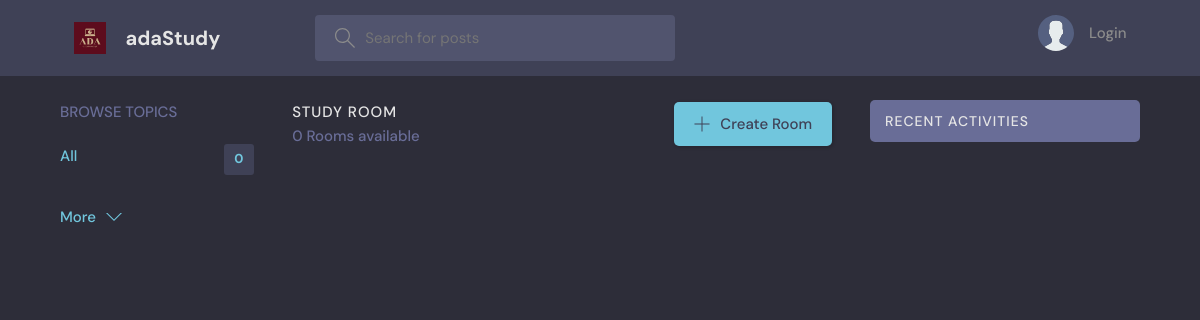
/, run on an earlier commit of the app's database.
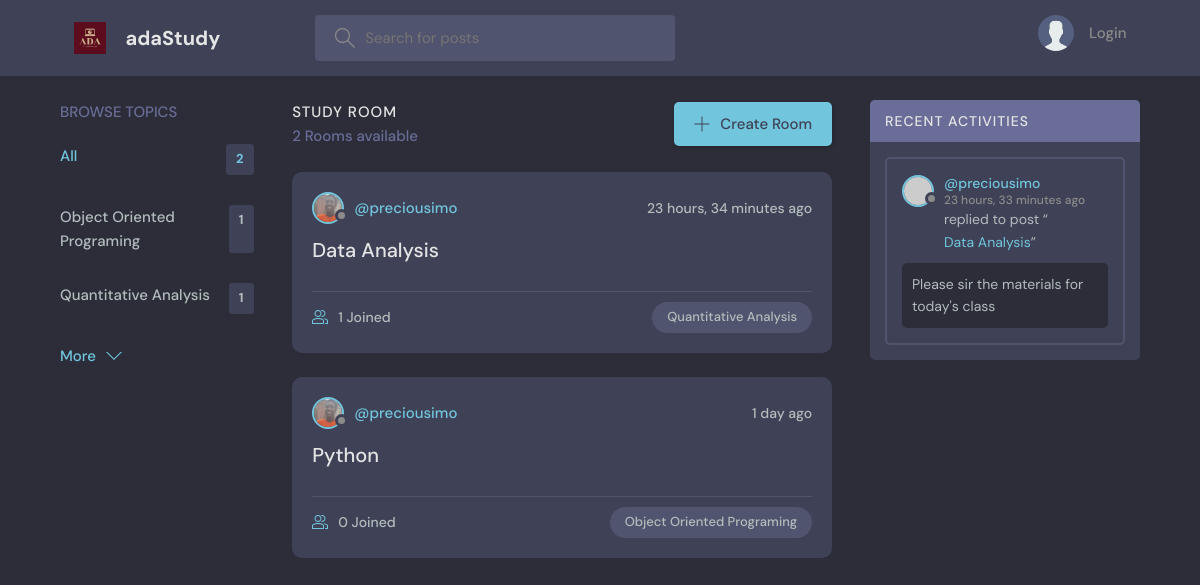
And on a later commit of the database.
### base/models.py (models this page shows, shortened)
class Topic(models.Model):
    name = models.CharField(max_length=200)

class Room(models.Model):
    host = models.ForeignKey(User, on_delete=models.SET_NULL, null=True)
    topic = models.ForeignKey(Topic, on_delete=models.SET_NULL, null=True)
    name = models.CharField(max_length=200)
    description = models.TextField(null=True, blank=True)
    participants = models.ManyToManyField(
        User, related_name='participants', blank=True)
    updated = models.DateTimeField(auto_now=True)
    created = models.DateTimeField(auto_now_add=True)
    class Meta:
        ordering = ['-updated', '-created']
    def __str__(self):
        return self.name

class User(AbstractUser):
    username = models.CharField(max_length=30, unique=True)
    name = models.CharField(max_length=200, null=True)
    email = models.EmailField(unique=True, null=True)
    bio = models.TextField(null=True)
    avatar = models.ImageField(null=True, default="avatar.svg")
    USERNAME_FIELD = 'username'
    REQUERID_FIELDS = ['email']

class Message(models.Model):
    user = models.ForeignKey(User, on_delete=models.CASCADE)
    room = models.ForeignKey(Room, on_delete=models.CASCADE)
    body = models.TextField()
    updated = models.DateTimeField(auto_now=True)
    created = models.DateTimeField(auto_now_add=True)
    class Meta:
        ordering = ['-updated', '-created']

### base/views.py (the view)
# urls.py: path('', views.home, name="home"),
def home(request):
    q = request.GET.get('q') if request.GET.get('q') != None else ''
    rooms = Room.objects.filter(
        Q(topic__name__icontains=q) |
        Q(name__icontains=q) |
        Q(description__icontains=q)
    )
    topics = Topic.objects.all()[0:5]
    room_count = rooms.count()
    room_messages = Message.objects.filter(
        Q(room__topic__name__icontains=q))[0:3]
    context = {'rooms': rooms, 'topics': topics,
               'room_count': room_count, 'room_messages': room_messages}
    return render(request, 'base/home.html', context)

### base/templates/base/home.html (shortened to what this page needs)
{% extends 'main.html' %} {% block content %}
<main class="layout layout--3">
  <div class="container">
    {% include 'base/topics_component.html'%}
    <div class="roomList">
      <div class="roomList__header">
        <div>
          <h2>Study Room</h2>
          <p>{{room_count}} Rooms available</p>
        </div>
        <a class="btn btn--main" href="{% url 'create-room' %}">
          <svg version="1.1" xmlns="http://www.w3.org/2000/svg" width="32" height="32" viewBox="0 0 32 32">
                <title>add</title>
                <path
                  d="M16.943 0.943h-1.885v14.115h-14.115v1.885h14.115v14.115h1.885v-14.115h14.115v-1.885h-14.115v-14.115z"
                ></path>
              </svg> Create Room
        </a>
      </div>
      {% include 'base/feed_component.html' %}
    </div>
    {% include 'base/activity_component.html' %}
  </div>
</main>
{% endblock content %}

### base/templates/base/topics_component.html
<div class="topics">
  <div class="topics__header">
    <h2>Browse Topics</h2>
  </div>
  <ul class="topics__list">
    <li>
      <a href="{% url 'home' %}" class="active">All <span>{{topics.count}}</span></a>
    </li>
    {% for topic in topics %}
    <li>
      <a href="{% url 'home' %}?q={{ topic.name }}">{{ topic.name }}<span>{{topic.room_set.all.count}}</span></a>
    </li>
    {% endfor %}
  </ul>
  <a class="btn btn--link" href="{% url 'topics' %}">
            More
            <svg version="1.1" xmlns="http://www.w3.org/2000/svg" width="32" height="32" viewBox="0 0 32 32">
              <title>chevron-down</title>
              <path d="M16 21l-13-13h-3l16 16 16-16h-3l-13 13z"></path>
            </svg>
          </a>
</div>

### base/templates/base/feed_component.html (shortened to what this page needs)
{% for room in rooms %}
<div class="roomListRoom">
    <div class="roomListRoom__header">
        <a href="{% url 'user-profile' room.host.id %}" class="roomListRoom__author">
            <div class="avatar avatar--small">
                <img src="{{room.host.avatar.url}}" />
            </div>
            <span>@{{room.host.username}}</span>
        </a>
        <div class="roomListRoom__actions">
            <span>{{room.created|timesince}} ago</span>
        </div>
    </div>
    <div class="roomListRoom__content">
        <a href="{% url 'room' room.id %}">{{room.name}}</a>
    </div>
    <div class="roomListRoom__meta">
        <a href="{% url 'room' room.id %}" class="roomListRoom__joined">
            {{room.participants.all.count}} Joined
        </a>
        <p class="roomListRoom__topic">{{room.topic.name}}</p>
    </div>
</div>
{% endfor %}

### base/templates/base/activity_component.html (shortened to what this page needs)
<div class="activities">
  <div class="activities__header">
    <h2>Recent Activities</h2>
  </div>
  {% for message in room_messages %}
  <div class="activities__box">
    <div class="activities__boxHeader roomListRoom__header">
      <a href="{% url 'user-profile' message.user.id %}" class="roomListRoom__author">
        <div class="avatar avatar--small">
          <img src="https://randomuser.me/api/portraits/men/11.jpg" />
        </div>
        <p>
          @{{message.user.username}}
          <span>{{message.created|timesince}} ago</span>
        </p>
      </a>
    </div>
    <div class="activities__boxContent">
      <p>replied to post “<a href="{% url 'room' message.room.id %}">{{message.room}}</a>”</p>
      <div class="activities__boxRoomContent">{{message.body}}</div>
    </div>
  </div>
  {% endfor %}
</div>

What changed in the data, as far as the page shows it:
added Topic: name "Object Oriented Programing", room_set.all.count "1"
added Topic: name "Quantitative Analysis", room_set.all.count "1"
added Room: host.avatar (picture), host.username "preciousimo", created "23 hours, 34 minutes", name "Data Analysis", participants.all.count "1", topic.name "Quantitative Analysis"
added Room: host.avatar (picture), host.username "preciousimo", created "1 day", name "Python", participants.all.count "0", topic.name "Object Oriented Programing"
added Message: user.username "preciousimo", created "23 hours, 33 minutes", room "Data Analysis", body "Please sir the materials for today's class"
Also different on the page:
{{ topics.count }}: "0" → "2"
{{ room_count }}: "0" → "2"
